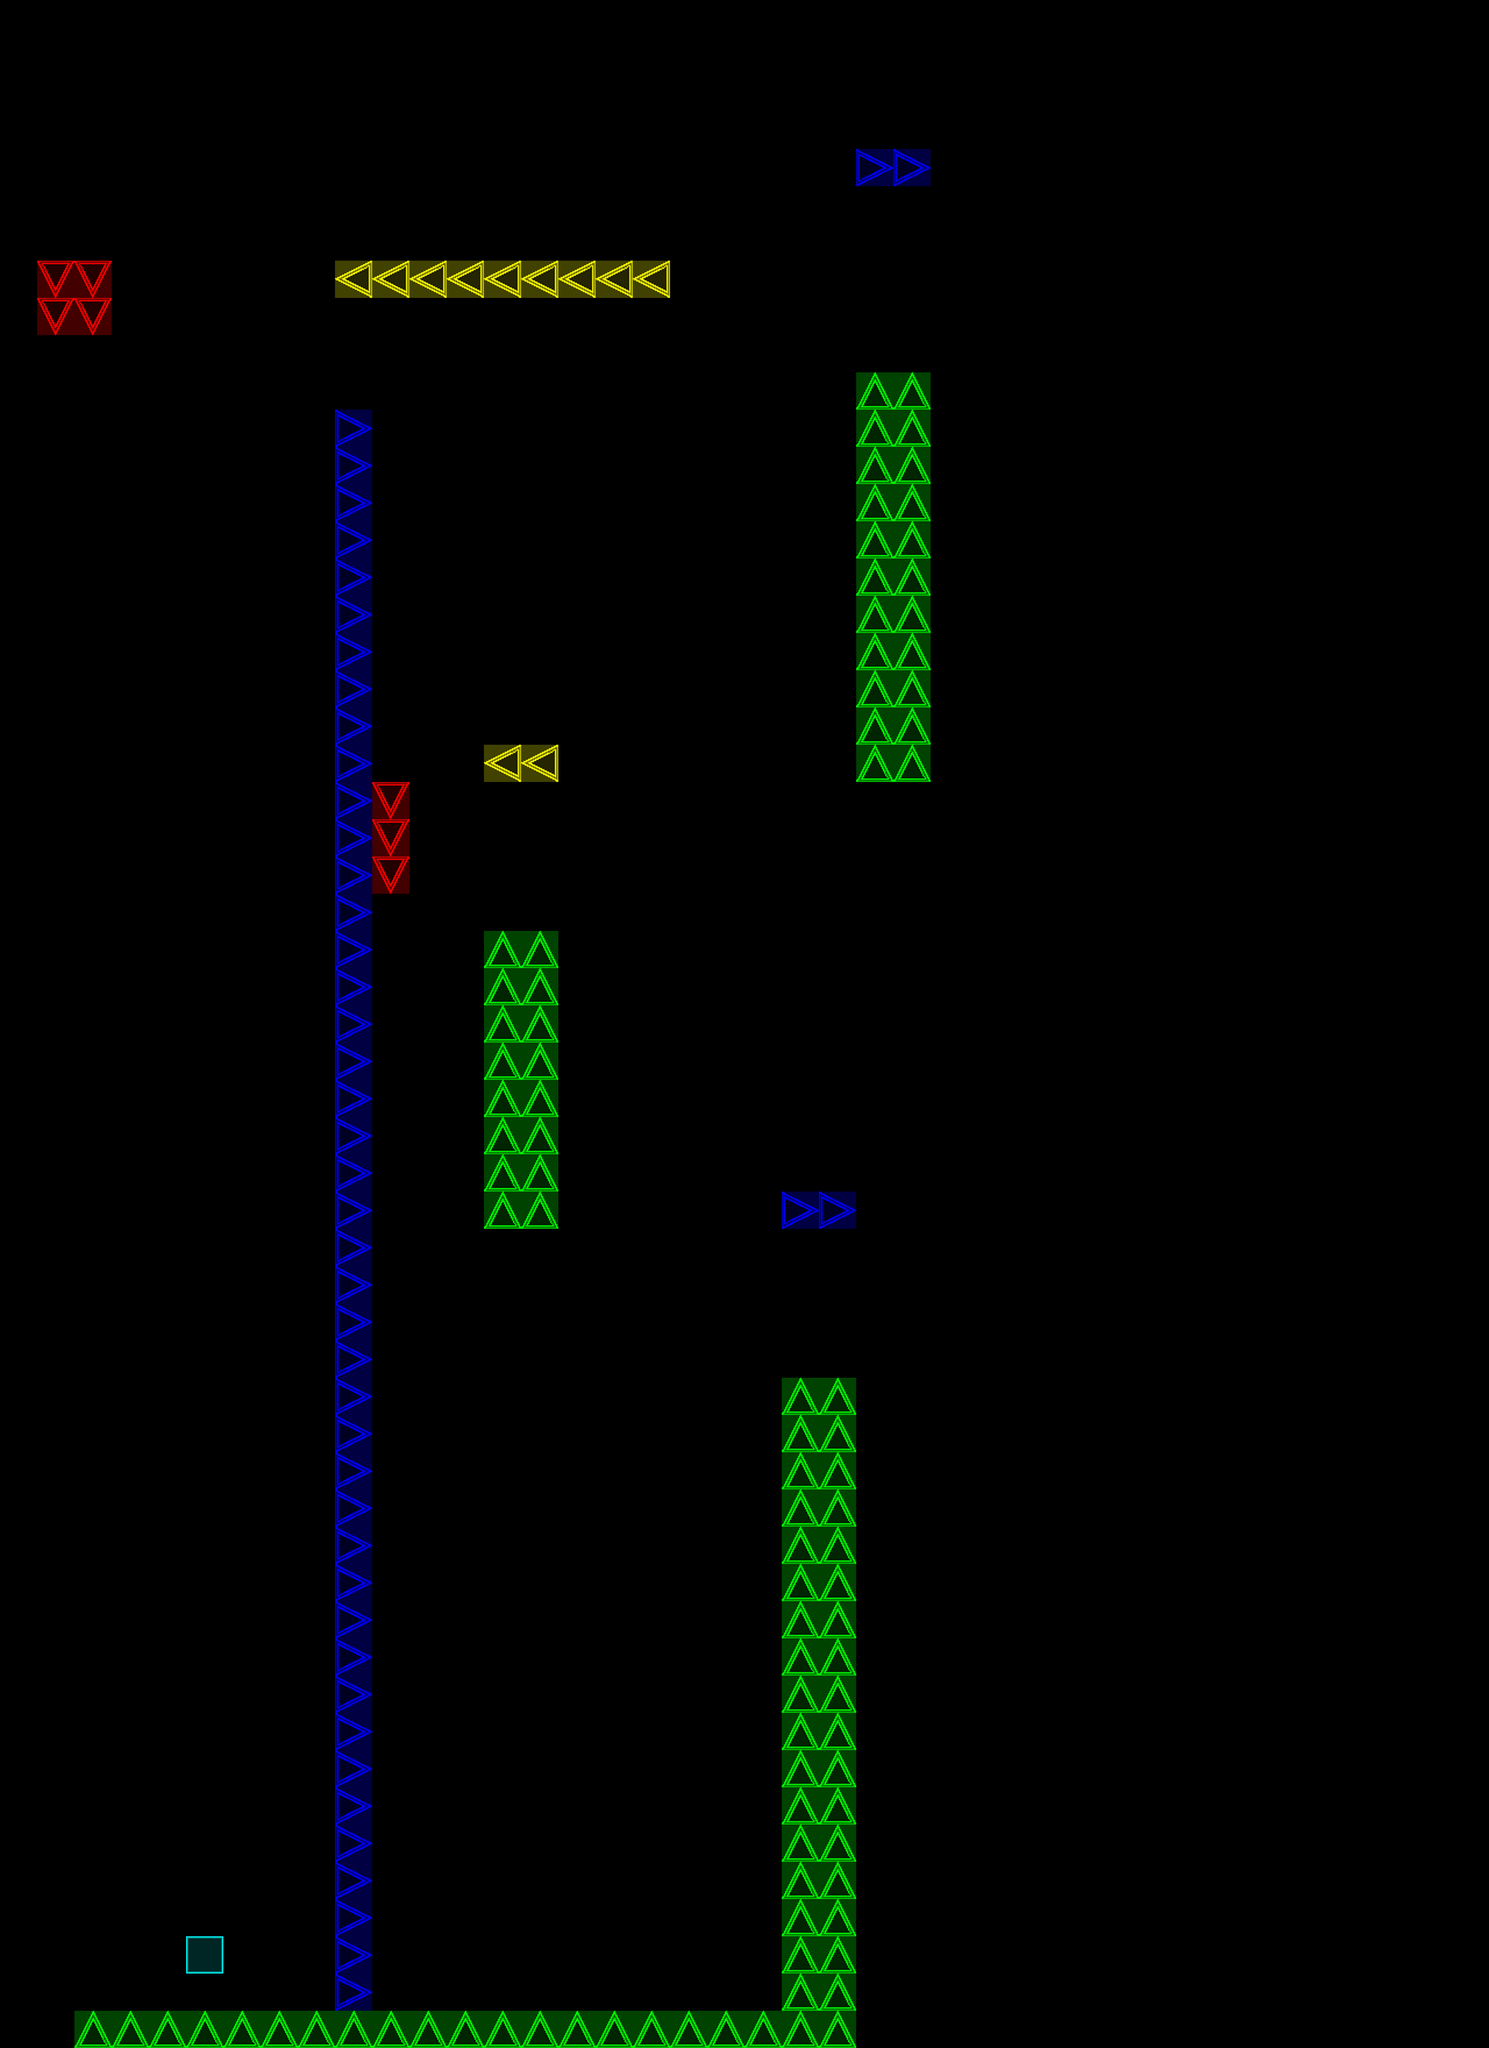

The image is a tile-based game level rendered from a .tmx file. Its description and source (layers, tilesets, objects; grid data summarised) follow:
An orthogonal 40x55 tile map with 128x128 px tiles, 1 tile layer (Tile Layer 2) and 1 object (Player).

<map version="1.0" orientation="orthogonal" width="40" height="55" tilewidth="128" tileheight="128">
 <tileset firstgid="1" name="sheet" tilewidth="128" tileheight="128">
  <image source="sheet128.png" width="640" height="128" />
 </tileset>
 <layer name="Tile Layer 2" width="40" height="55">
  <data>[2200 cells, 159 non-empty, 5 distinct tile ids]</data>
 </layer>
 <objectgroup name="Objects" width="40" height="55">
  <object name="Player" x="1920" y="6528" width="128" height="128" />
 </objectgroup>
</map>
